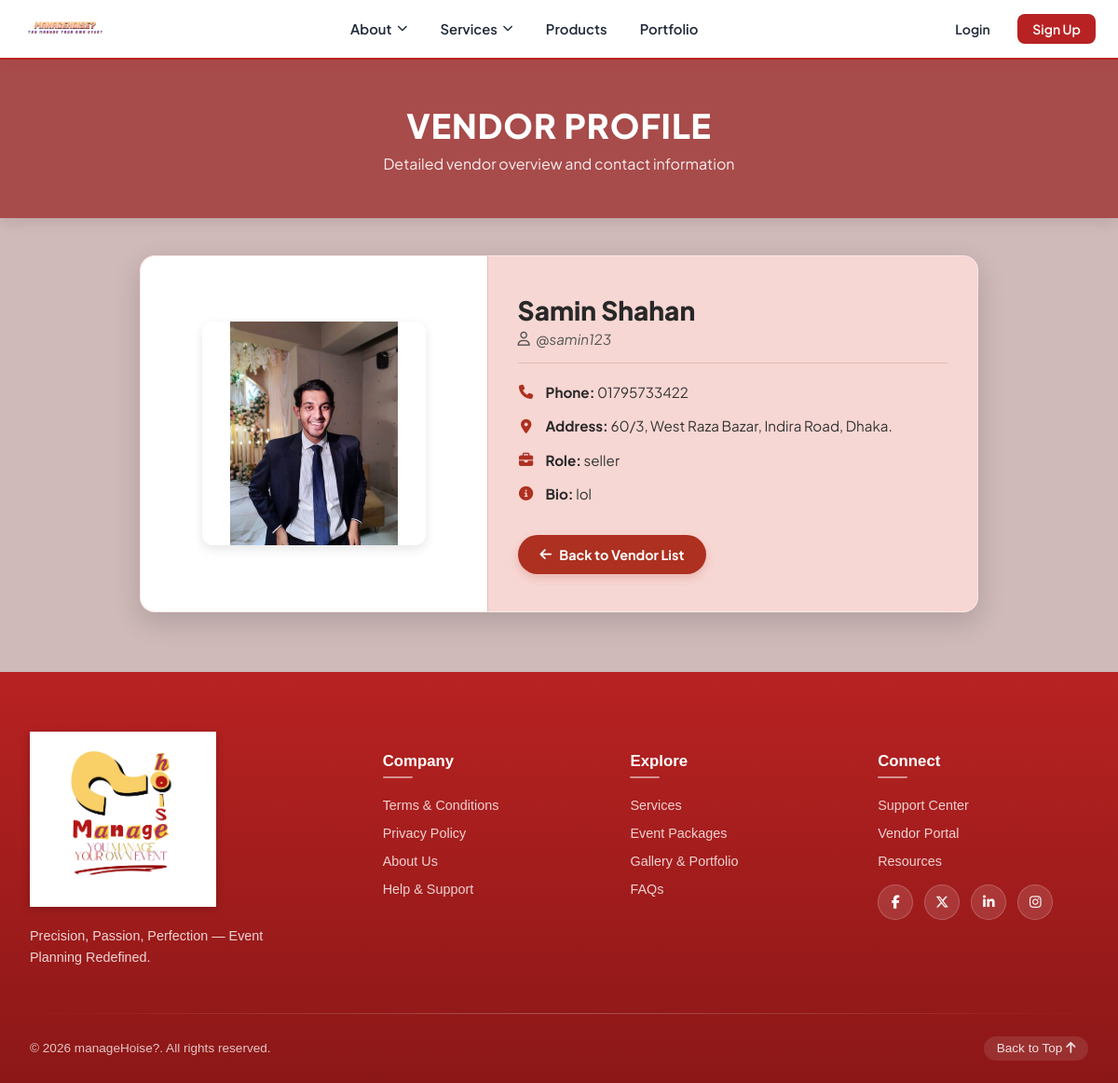
The page /vendor/28/ on the database its author committed.
### EventApp/models.py (models this page shows, shortened)
class C_profile(models.Model):
    ROLE_CHOICES = (
        ('buyer', 'Customer'),
        ('seller', 'Vendor'),
    )
    user = models.OneToOneField(User, on_delete=models.CASCADE, related_name='profile')
    role = models.CharField(max_length=10, choices=ROLE_CHOICES, default='buyer')
    phone = models.CharField(max_length=15, blank=True)
    profile_picture = models.ImageField(
        upload_to='profile/',
        default='profile/user.png',
        blank=True,
        null=True
    )
    bio = models.TextField(blank=True)
    address = models.CharField(max_length=255, blank=True)

### EventApp/views.py (the view)
# urls.py: path('vendor/<int:user_id>/', e_views.vendor_profile, name='vendor_profile'),
def vendor_profile(request, user_id):
    vendor = get_object_or_404(C_profile, user__id=user_id, role='seller')
    products = Product.objects.filter(seller=vendor.user)
    portfolios = Portfolio.objects.filter(seller=vendor.user)
    return render(request, 'EventApp/vendor_profile.html', {
        'profile': vendor,
        'products': products,
        'portfolios': portfolios
    })

### template/EventApp/vendor_profile.html (shortened to what this page needs)
{% load static %}
<!DOCTYPE html>
<html lang="en">
<head>
  <link rel="stylesheet" href="https://cdnjs.cloudflare.com/ajax/libs/font-awesome/6.5.1/css/all.min.css" />
  <link rel="stylesheet" href="{% static 'css/header.css' %}" />
  <link rel="stylesheet" href="{% static 'css/footer.css' %}" />
  <link rel="stylesheet" href="{% static 'css/vendor_profile.css' %}" />
</head>
<body class="mh-body">
  {% include 'header.html' %}
  <main class="mh-profile-wrapper">
    <header class="mh-profile-banner">
      <div class="mh-banner-container">
        <h1 class="mh-banner-title">Vendor Profile</h1>
        <p class="mh-banner-subtitle">Detailed vendor overview and contact information</p>
      </div>
    </header>
    <div class="mh-profile-container">
      {% block content %}
      <div class="mh-card-container">
        <div class="mh-card-left">
          {% if profile.profile_picture %}
            <img src="{{ profile.profile_picture.url }}" alt="{{ profile.user.username }}" class="mh-profile-img" />
          {% else %}
            <div class="mh-profile-placeholder">
              <i class="fa-solid fa-user-store"></i>
            </div>
          {% endif %}
        </div>
        <div class="mh-card-right">
          <h2 class="mh-vendor-title">
            {% if profile.user.first_name or profile.user.last_name %}
              {{ profile.user.first_name }} {{ profile.user.last_name }}
            {% else %}
              {{ profile.user.username }}
            {% endif %}
          </h2>
          <p class="mh-username">
            <i class="fa-regular fa-user"></i> @{{ profile.user.username }}
          </p>
          <hr class="mh-divider" />
          <div class="mh-info-list">
            <p class="mh-info-item">
              <i class="fa-solid fa-phone"></i>
              <span><strong>Phone:</strong> {{ profile.phone|default:"Not specified" }}</span>
            </p>
            <p class="mh-info-item">
              <i class="fa-solid fa-location-dot"></i>
              <span><strong>Address:</strong> {{ profile.address|default:"Not specified" }}</span>
            </p>
            <p class="mh-info-item">
              <i class="fa-solid fa-briefcase"></i>
              <span><strong>Role:</strong> {{ profile.role|default:"Vendor" }}</span>
            </p>
            <p class="mh-info-item mh-bio-item">
              <i class="fa-solid fa-circle-info"></i>
              <span><strong>Bio:</strong> {{ profile.bio|default:"No bio available for this vendor." }}</span>
            </p>
          </div>
          <div class="mh-profile-actions">
            <a href="{% url 'vendor_list' %}" class="mh-btn-back">
              <i class="fa-solid fa-arrow-left"></i> Back to Vendor List
            </a>
          </div>
        </div>
      </div>
      {% endblock %}
    </div>
  </main>
  {% include 'footer.html' %}
</body>
</html>

### static/css/header.css (style rules this page uses)
:root { --mh-crimson: #b82222; --mh-crimson-hover: #961b1b; --mh-crimson-light: #fdf2f2; --mh-text: #1f2937; --mh-text-muted: #6b7280; --mh-border: #e5e7eb; }

### rows shown on the page
C_profile: profile_picture (picture), user.first_name "Samin", user.last_name "Shahan", user.username "samin123", phone "01795733422", address "60/3, West Raza Bazar, Indira Road, Dhaka.", role "seller", bio "lol"
